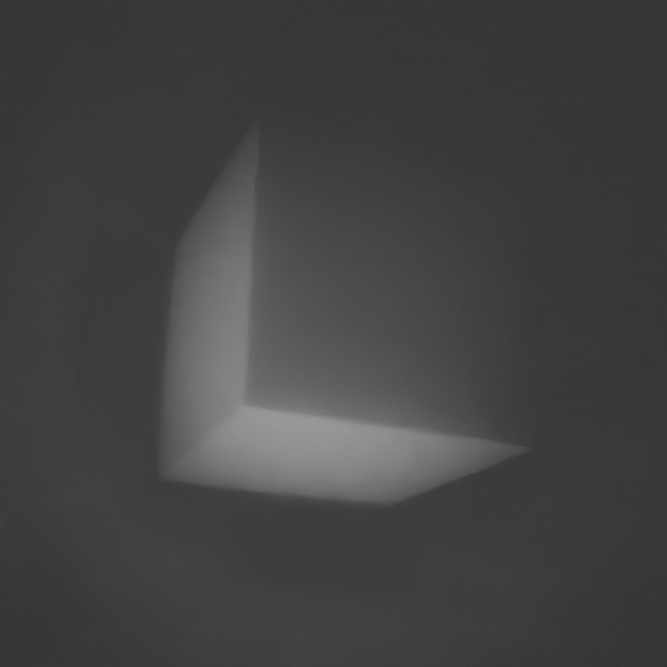
#> input picture doubletCube.png, 2000 x 2000 px (shown at 1/3 size)
$ python greyshift.py --filepath doubletCube.png
#> lines starting #> are read from the running program, lines starting #| are printed output that depends on the picture; after the words box and inside, x2 and y2 are one past the last pixel; in counts of white or black regions, pixels touching at a corner belong together
#!/usr/bin/env python3
"""
greyShift - Color Correction Tool
Converts images to remove color casts by analyzing tonal ranges.

This is a Python conversion of the original Processing (greyShift.pde) sketch.
"""

import argparse
import sys
import os
from PIL import Image
import numpy as np
from pathlib import Path


class GreyShift:
    """Main class for performing greyShift color correction on images."""

    def __init__(self, filepath, width=None, height=None, scalar=1.0):
        """
        Initialize the greyShift processor.

        Args:
            filepath (str): Path to the input image
            width (int): Target width for processing (optional)
            height (int): Target height for processing (optional)
            scalar (float): Correction intensity (0.0 to 1.0)
        """
        self.filepath = filepath
        self.width = width
        self.height = height
        self.scalar = scalar

        # Validate inputs
        self._validate_inputs()

        # Tonal separation variables
        self.low_count = 0
        self.mid_count = 0
        self.high_count = 0

        # RGB ranges for tonal analysis
        # Low tones (25% brightness range)
        self.r1, self.r2 = 54, 74
        # Mid tones (50% brightness range)
        self.r3, self.r4 = 119, 139
        # High tones (75% brightness range)
        self.r5, self.r6 = 183, 203


        # Offset calculations
        self.red_low_offset = 0
        self.green_low_offset = 0
        self.blue_low_offset = 0

        self.red_mid_offset = 0
        self.green_mid_offset = 0
        self.blue_mid_offset = 0

        self.red_high_offset = 0
        self.green_high_offset = 0
        self.blue_high_offset = 0

    def _validate_inputs(self):
        """Validate input parameters."""
        if not self.filepath:
            raise ValueError("Filepath must be defined")

        if not os.path.exists(self.filepath):
            raise FileNotFoundError(f"Image file not found: {self.filepath}")

        if self.scalar <= 0 or self.scalar > 1:
            raise ValueError("Scalar must be greater than 0 and less than or equal to 1")

    def load_and_resize_image(self):
        """Load the image and optionally resize it."""
        try:
            self.img = Image.open(self.filepath)
#> self.img is the input picture: PIL image 2000x2000 RGBA; mean R, G, B, A 66.5, 66.6, 66.3, 255
            print(f"Loaded image: {self.img.size[0]}x{self.img.size[1]} pixels")
#| Loaded image: 2000x2000 pixels

            # Resize if width and height are specified
            if self.width and self.height:
                self.img = self.img.resize((self.width, self.height), Image.Resampling.LANCZOS)
                print(f"Resized image to: {self.width}x{self.height} pixels")

            # Convert to RGB if not already
            if self.img.mode != 'RGB':
                self.img = self.img.convert('RGB')
#> self.img: PIL image 2000x2000 RGB

        except Exception as e:
            raise Exception(f"Error loading image: {e}")

    def analyze_tonal_ranges(self):
        """Analyze pixels in different tonal ranges using vectorized operations."""
        # Convert image to numpy array for faster processing
        img_array = np.array(self.img, dtype=np.float32)

        print("Analyzing tonal ranges...")

        # Calculate average brightness for all pixels at once (vectorized)
        averages = np.mean(img_array, axis=2)

        # Create masks for each tonal range (vectorized boolean operations)
        low_mask = (averages >= self.r1) & (averages <= self.r2)
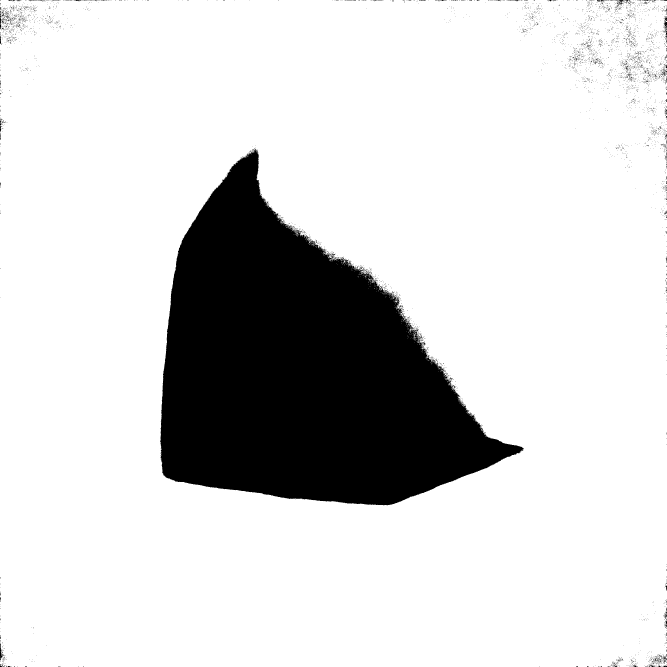
#> low_mask: shape (2000, 2000) bool (shown at 1/3 size); 83.5% white; 5006 black regions (4953 under 20 px), largest, box (x1, y1, x2, y2) and area: (480, 446, 1572, 1516) 648646, (0, 1930, 12, 1980) 186, (1851, 0, 1874, 19) 136
        mid_mask = (averages >= self.r3) & (averages <= self.r4)
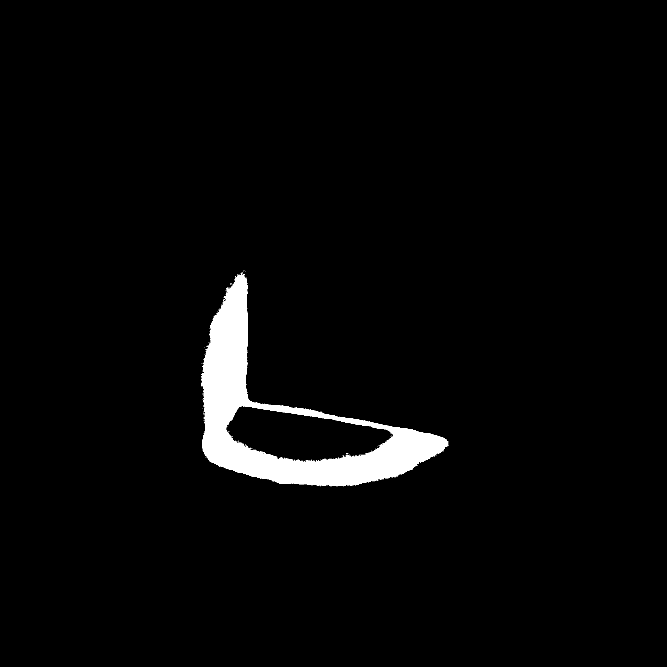
#> mid_mask: shape (2000, 2000) bool (shown at 1/3 size); 2.9% white; 208 white regions (207 under 20 px), largest, box (x1, y1, x2, y2) and area: (603, 823, 1345, 1459) 114684
        high_mask = (averages >= self.r5) & (averages <= self.r6)
#> high_mask: shape (2000, 2000) bool; every value is 0

        # Count pixels in each range
        self.low_count = np.sum(low_mask)
#> self.low_count = 3340067
        self.mid_count = np.sum(mid_mask)
#> self.mid_count = 114989
        self.high_count = np.sum(high_mask)
#> self.high_count = 0

        # Calculate offsets using vectorized operations
        if self.low_count > 0:
            low_pixels = img_array[low_mask]
            self.red_low_offset = np.mean(low_pixels[:, 0]) - 64
#> self.red_low_offset = -4.64
            self.green_low_offset = np.mean(low_pixels[:, 1]) - 64
#> self.green_low_offset = -4.48
            self.blue_low_offset = np.mean(low_pixels[:, 2]) - 64
#> self.blue_low_offset = -4.75
        else:
            self.red_low_offset = 0
            self.green_low_offset = 0
            self.blue_low_offset = 0

        if self.mid_count > 0:
            mid_pixels = img_array[mid_mask]
            self.red_mid_offset = np.mean(mid_pixels[:, 0]) - 129
#> self.red_mid_offset = -1.28
            self.green_mid_offset = np.mean(mid_pixels[:, 1]) - 129
#> self.green_mid_offset = -1.25
            self.blue_mid_offset = np.mean(mid_pixels[:, 2]) - 129
#> self.blue_mid_offset = -1.21
        else:
            self.red_mid_offset = 0
            self.green_mid_offset = 0
            self.blue_mid_offset = 0

        if self.high_count > 0:
            high_pixels = img_array[high_mask]
            self.red_high_offset = np.mean(high_pixels[:, 0]) - 193
            self.green_high_offset = np.mean(high_pixels[:, 1]) - 193
            self.blue_high_offset = np.mean(high_pixels[:, 2]) - 193
        else:
            self.red_high_offset = 0
            self.green_high_offset = 0
            self.blue_high_offset = 0

        # Calculate average offsets
        offsets = [
            (self.red_low_offset, self.red_mid_offset, self.red_high_offset),
            (self.green_low_offset, self.green_mid_offset,
             self.green_high_offset),
            (self.blue_low_offset, self.blue_mid_offset, self.blue_high_offset)
        ]
#> offsets = [(-4.64, -1.28, 0), (-4.48, -1.25, 0), (-4.75, -1.21, 0)]
        self.red_avg_offset = sum(offsets[0]) / 3
#> self.red_avg_offset = -1.97
        self.green_avg_offset = sum(offsets[1]) / 3
#> self.green_avg_offset = -1.91
        self.blue_avg_offset = sum(offsets[2]) / 3
#> self.blue_avg_offset = -1.99

        print(f"Low-tone pixels found: {self.low_count}")
#| Low-tone pixels found: 3340067
        print(f"Mid-tone pixels found: {self.mid_count}")
#| Mid-tone pixels found: 114989
        print(f"High-tone pixels found: {self.high_count}")
#| High-tone pixels found: 0
        print(f"Low offsets: R={self.red_low_offset:.2f}, "
              f"G={self.green_low_offset:.2f}, B={self.blue_low_offset:.2f}")
#| Low offsets: R=-4.64, G=-4.48, B=-4.75
        print(f"Mid offsets: R={self.red_mid_offset:.2f}, "
              f"G={self.green_mid_offset:.2f}, B={self.blue_mid_offset:.2f}")
#| Mid offsets: R=-1.28, G=-1.25, B=-1.21
        print(f"High offsets: R={self.red_high_offset:.2f}, "
              f"G={self.green_high_offset:.2f}, B={self.blue_high_offset:.2f}")

    def apply_correction(self):
        """Apply the greyShift correction to all pixels."""
        print("Applying greyShift correction...")

        # Convert image to numpy array
        img_array = np.array(self.img)

        # Apply corrections to each pixel using vectorized operations
        corrected_array = img_array.astype(np.float32)

        # Apply offsets to each channel
        corrected_array[:, :, 0] -= self.red_avg_offset * self.scalar
        corrected_array[:, :, 1] -= self.green_avg_offset * self.scalar
        corrected_array[:, :, 2] -= self.blue_avg_offset * self.scalar

        # Clamp values to valid range [0, 255]
        corrected_array = np.clip(np.round(corrected_array), 0, 255)
        corrected_array = corrected_array.astype(np.uint8)

        # Convert back to PIL Image
        self.corrected_img = Image.fromarray(corrected_array)

    def save_image(self):
        """Save the corrected image with a descriptive filename."""
        # Parse the original filepath
        path = Path(self.filepath)
        stem = path.stem  # filename without extension
        suffix = path.suffix  # file extension

        # Create output filename
        output_filename = f"{stem}_shifted_scalar({self.scalar}){suffix}"
        output_path = path.parent / output_filename

        # Preserve metadata from original image
        try:
            original_img = Image.open(self.filepath)
            # Copy EXIF and other metadata if it exists
            if hasattr(original_img, 'info') and original_img.info:
                self.corrected_img.save(output_path, **original_img.info)
            else:
                self.corrected_img.save(output_path)
        except Exception as e:
            print(f"Warning: Could not preserve metadata: {e}")
            # Fallback to saving without metadata
            self.corrected_img.save(output_path)

        print(f"Saved corrected image: {output_path}")

        return str(output_path)

    def process(self):
        """Main processing pipeline."""
        print(f"Processing image: {self.filepath}")
        print(f"Scalar: {self.scalar}")

        self.load_and_resize_image()
        self.analyze_tonal_ranges()
        self.apply_correction()
        output_path = self.save_image()

        print("Processing complete!")
        return output_path

    # [66 lines left out: function process_with_memory_optimization, not called in this run]


def main():
    """Main entry point for command-line usage."""
    parser = argparse.ArgumentParser(
        description="greyShift - Remove color casts from images",
        epilog="Example: python greyshift.py --filepath image.jpg --scalar 0.8"
    )

    parser.add_argument(
        '--filepath',
        required=True,
        help='Path to the input image file'
    )

    parser.add_argument(
        '--w', '--width',
        type=int,
        help='Target width for processing (optional)'
    )

    parser.add_argument(
        '--h', '--height',
        type=int,
        help='Target height for processing (optional)'
    )

    parser.add_argument(
        '--scalar',
        type=float,
        default=1.0,
        help='Correction intensity (0.0 to 1.0, default: 1.0)'
    )

    args = parser.parse_args()

    try:
        # Create and run the greyShift processor
        processor = GreyShift(
            filepath=args.filepath,
            width=args.w,
            height=args.h,
            scalar=args.scalar
        )

        output_path = processor.process()
        print(f"\n✅ Success! Corrected image saved to: {output_path}")

    except Exception as e:
        print(f"❌ Error: {e}")
        sys.exit(1)


if __name__ == "__main__":
    main()
